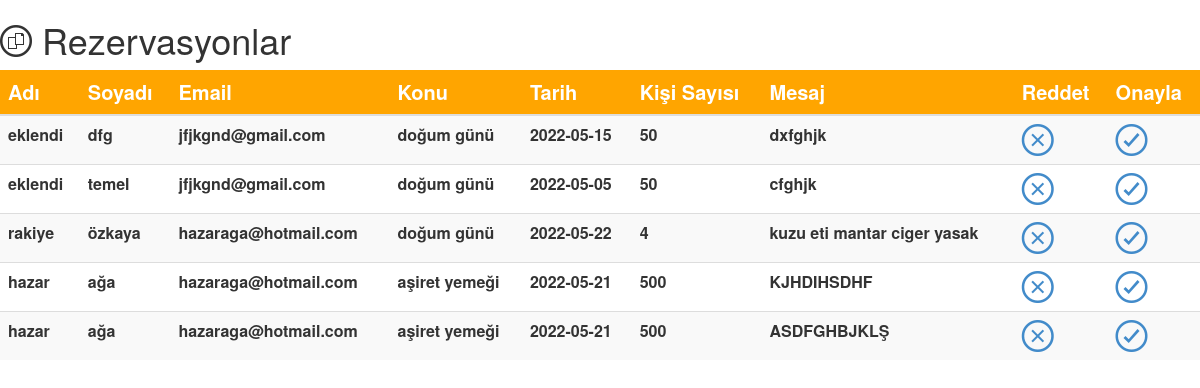
/rezervas.php, run on the app's committed database.
### tables this page shows
CREATE TABLE IF NOT EXISTS `rezervasyon` (
  `id` int(11) NOT NULL AUTO_INCREMENT,
  `adi` varchar(25) NOT NULL,
  `sadi` varchar(25) NOT NULL,
  `email` varchar(25) NOT NULL,
  `konu` varchar(60) NOT NULL,
  `tarih` date NOT NULL,
  `mesaj` varchar(100) NOT NULL,
  `kisi` int(11) NOT NULL,
  `gg` int(11) NOT NULL,
  `kid` int(11) NOT NULL,
  PRIMARY KEY (`id`)
);

### rezervas.php (the view, shortened to what this page needs)
<html>
<head>
    <link type="text/css" href="assets/css/required/bootstrap/bootstrap.min.css" rel="stylesheet">
    <link type="text/css" href="assets/js/required/jquery-ui-1.11.0.custom/jquery-ui.min.css" rel="stylesheet" />
    <link type="text/css" href="assets/js/required/jquery-ui-1.11.0.custom/jquery-ui.structure.min.css" rel="stylesheet" />
    <link type="text/css" href="assets/js/required/jquery-ui-1.11.0.custom/jquery-ui.theme.min.css" rel="stylesheet" />
    <link type="text/css" href="assets/css/required/mCustomScrollbar/jquery.mCustomScrollbar.min.css" rel="stylesheet" />
    <link type="text/css" href="assets/css/required/icheck/all.css" rel="stylesheet" />
    <link type="text/css" href="assets/fonts/metrize-icons/styles-metrize-icons.css" rel="stylesheet">
    <link type="text/css" href="assets/css/base.css" rel="stylesheet">
</head>
<body>
    <div class="row">
        <div class="col-md-10">
            <h1>
                <span aria-hidden="true" class="icon icon-documents trk"></span>
                <span class="main-text">
                    Rezervasyonlar
                </span>
            </h1>
        </div>
    </div>
    <div class="row">
        <div class="col-md-12">
            <div class="block">
                <div class="block-content-outer">
                    <div class="block-content-outer">
                        <div class="block-content-inner">
                            <div class="table-responsive">
                                <table class="table table-striped table-hover">
                                    <thead>
                                        <tr style="background-color: orange; color:white; font-weight: bold; font-size: 20px;">
                                            <th>Adı</th>
                                            <th>Soyadı</th>
                                            <th>Email</th>
                                            <th>Konu</th>
                                            <th>Tarih</th>
                                            <th>Kişi Sayısı</th>
                                            <th>Mesaj</th>
                                            <th>Reddet</th>
                                            <th>Onayla</th>
                                        </tr>
                                    </thead>
                                    <tbody>
                                        <?php
                                        $host = "localhost";
                                        $ka = "root";
                                        $p = "";
                                        $vt = "onderes";
                                        $con = new mysqli($host, $ka, $p, $vt);
                                        $sql = "select * from rezervasyon where gg=1 and kid=1";
                                        $rezervasyonlar = mysqli_query($con, $sql);
                                        while ($rezervasyon = $rezervasyonlar->fetch_assoc()) {
                                            echo "<tr>";
                                            echo "<th>" . $rezervasyon['adi'] . "</th>";
                                            echo "<th>" . $rezervasyon['sadi'] . "</th>";
                                            echo "<th>" . $rezervasyon['email'] . "</th>";
                                            echo "<th>" . $rezervasyon['konu'] . "</th>";
                                            echo "<th>" . $rezervasyon['tarih'] . "</th>";
                                            echo "<th>" . $rezervasyon['kisi'] . "</th>";
                                            echo "<th>" . $rezervasyon['mesaj'] . "</th>";
                                            echo "<th>
                                                   <a href='#' data-toggle='modal' data-target='#sil-modal" . $rezervasyon['id'] . "'>
                                                    <span class='icon icon-cross red'></span>
                                                   </a>
                                                  </th>";
                                        echo "<th>
                                                <a href='#' data-toggle='modal' data-target='#dzn-modal" . $rezervasyon['id'] . "'>
                                                    <span class='icon  icon-check green'></span>
                                                </a>
                                        </th>";
                                        echo "</tr>";
                                        }
                                        ?>
                                    </tbody>
                                </table>
                            </div>
                        </div>
                    </div>
                </div>
            </div>
        </div>
    </div>
</body>
</html>

### data on the page
rezervasyon: adi "eklendi", sadi "dfg", email "jfjkgnd@gmail.com", konu "doğum günü", tarih "2022-05-15", kisi "50", mesaj "dxfghjk"
rezervasyon: adi "eklendi", sadi "temel", email "jfjkgnd@gmail.com", konu "doğum günü", tarih "2022-05-05", kisi "50", mesaj "cfghjk"
rezervasyon: adi "rakiye", sadi "özkaya", email "hazaraga@hotmail.com", konu "doğum günü", tarih "2022-05-22", kisi "4", mesaj "kuzu eti mantar ciger yasak"
rezervasyon: adi "hazar", sadi "ağa", email "hazaraga@hotmail.com", konu "aşiret yemeği", tarih "2022-05-21", kisi "500", mesaj "KJHDIHSDHF"
rezervasyon: adi "hazar", sadi "ağa", email "hazaraga@hotmail.com", konu "aşiret yemeği", tarih "2022-05-21", kisi "500", mesaj "ASDFGHBJKLŞ"
